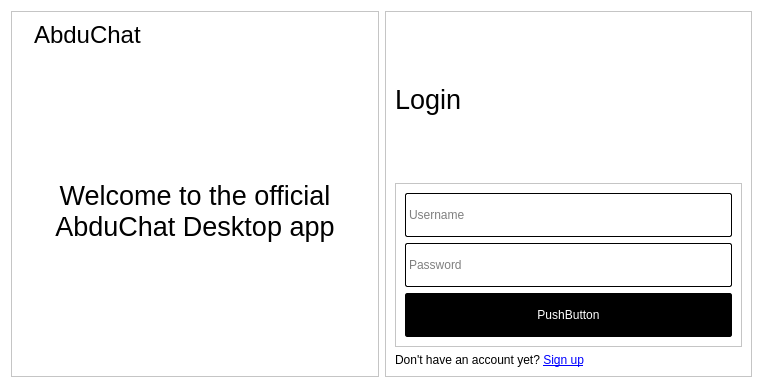
<?xml version="1.0" encoding="UTF-8"?>
<ui version="4.0">
 <class>LoginPageForm</class>
 <widget class="QWidget" name="LoginPageForm">
  <property name="geometry">
   <rect>
    <x>0</x>
    <y>0</y>
    <width>763</width>
    <height>388</height>
   </rect>
  </property>
  <property name="windowTitle">
   <string>Form</string>
  </property>
  <property name="styleSheet">
   <string notr="true">background-color: rgb(255, 255, 255);
color: rgb(0, 0, 0);</string>
  </property>
  <layout class="QHBoxLayout" name="horizontalLayout_2">
   <item>
    <widget class="QFrame" name="frame">
     <property name="frameShape">
      <enum>QFrame::StyledPanel</enum>
     </property>
     <property name="frameShadow">
      <enum>QFrame::Raised</enum>
     </property>
     <layout class="QVBoxLayout" name="verticalLayout">
      <item>
       <layout class="QHBoxLayout" name="horizontalLayout">
        <item>
         <widget class="QLabel" name="label_2">
          <property name="sizePolicy">
           <sizepolicy hsizetype="Maximum" vsizetype="Maximum">
            <horstretch>0</horstretch>
            <verstretch>0</verstretch>
           </sizepolicy>
          </property>
          <property name="text">
           <string/>
          </property>
          <property name="pixmap">
           <pixmap resource="../resources/images.qrc">:/images/app_logo_64.png</pixmap>
          </property>
         </widget>
        </item>
        <item>
         <widget class="QLabel" name="label_3">
          <property name="sizePolicy">
           <sizepolicy hsizetype="Maximum" vsizetype="Maximum">
            <horstretch>0</horstretch>
            <verstretch>0</verstretch>
           </sizepolicy>
          </property>
          <property name="font">
           <font>
            <pointsize>18</pointsize>
           </font>
          </property>
          <property name="text">
           <string>AbduChat</string>
          </property>
         </widget>
        </item>
        <item>
         <spacer name="horizontalSpacer">
          <property name="orientation">
           <enum>Qt::Horizontal</enum>
          </property>
          <property name="sizeHint" stdset="0">
           <size>
            <width>40</width>
            <height>20</height>
           </size>
          </property>
         </spacer>
        </item>
       </layout>
      </item>
      <item>
       <spacer name="verticalSpacer">
        <property name="orientation">
         <enum>Qt::Vertical</enum>
        </property>
        <property name="sizeHint" stdset="0">
         <size>
          <width>20</width>
          <height>40</height>
         </size>
        </property>
       </spacer>
      </item>
      <item>
       <widget class="QLabel" name="label_4">
        <property name="font">
         <font>
          <pointsize>20</pointsize>
         </font>
        </property>
        <property name="text">
         <string>Welcome to the official AbduChat Desktop app</string>
        </property>
        <property name="alignment">
         <set>Qt::AlignCenter</set>
        </property>
        <property name="wordWrap">
         <bool>true</bool>
        </property>
       </widget>
      </item>
      <item>
       <spacer name="verticalSpacer_2">
        <property name="orientation">
         <enum>Qt::Vertical</enum>
        </property>
        <property name="sizeHint" stdset="0">
         <size>
          <width>20</width>
          <height>40</height>
         </size>
        </property>
       </spacer>
      </item>
     </layout>
    </widget>
   </item>
   <item>
    <widget class="QFrame" name="frame_3">
     <property name="frameShape">
      <enum>QFrame::StyledPanel</enum>
     </property>
     <property name="frameShadow">
      <enum>QFrame::Raised</enum>
     </property>
     <layout class="QVBoxLayout" name="verticalLayout_3">
      <item>
       <widget class="QLabel" name="label">
        <property name="font">
         <font>
          <pointsize>20</pointsize>
         </font>
        </property>
        <property name="text">
         <string>Login</string>
        </property>
       </widget>
      </item>
      <item>
       <widget class="QFrame" name="frame_2">
        <property name="frameShape">
         <enum>QFrame::StyledPanel</enum>
        </property>
        <property name="frameShadow">
         <enum>QFrame::Raised</enum>
        </property>
        <layout class="QVBoxLayout" name="verticalLayout_2">
         <item>
          <widget class="QLineEdit" name="usernameEdit">
           <property name="minimumSize">
            <size>
             <width>0</width>
             <height>44</height>
            </size>
           </property>
           <property name="styleSheet">
            <string notr="true">background:  rgb(255, 255, 255);
selection-background-color:  rgb(114, 159, 207);
border: 1px solid rgb(0, 0, 0);
border-radius: 2px;
border-style: inset;
padding: 0 1px;</string>
           </property>
           <property name="placeholderText">
            <string>Username</string>
           </property>
          </widget>
         </item>
         <item>
          <widget class="QLineEdit" name="passwordEdit">
           <property name="minimumSize">
            <size>
             <width>0</width>
             <height>44</height>
            </size>
           </property>
           <property name="styleSheet">
            <string notr="true">background:  rgb(255, 255, 255);
selection-background-color:  rgb(114, 159, 207);
border: 1px solid rgb(0, 0, 0);
border-radius: 2px;
border-style: inset;
padding: 0 1px;</string>
           </property>
           <property name="placeholderText">
            <string>Password</string>
           </property>
          </widget>
         </item>
         <item>
          <widget class="QPushButton" name="pushButton">
           <property name="minimumSize">
            <size>
             <width>0</width>
             <height>44</height>
            </size>
           </property>
           <property name="styleSheet">
            <string notr="true">QPushButton {
	color: rgb(255, 255, 255);
	background-color:  rgb(0, 0, 0);
	border: 1px solid rgb(0, 0, 0);
	border-radius: 2px;
}

QPushButton:hover {
	background-color: rgb(55, 55, 55);
}</string>
           </property>
           <property name="text">
            <string>PushButton</string>
           </property>
          </widget>
         </item>
        </layout>
       </widget>
      </item>
      <item>
       <widget class="QLabel" name="goToSignUpLabel">
        <property name="sizePolicy">
         <sizepolicy hsizetype="Maximum" vsizetype="Maximum">
          <horstretch>0</horstretch>
          <verstretch>0</verstretch>
         </sizepolicy>
        </property>
        <property name="text">
         <string>Don't have an account yet? &lt;a href=&quot;:&quot;&gt;Sign up&lt;/a&gt;</string>
        </property>
       </widget>
      </item>
     </layout>
    </widget>
   </item>
  </layout>
 </widget>
 <resources>
  <include location="../resources/images.qrc"/>
 </resources>
 <connections/>
</ui>
